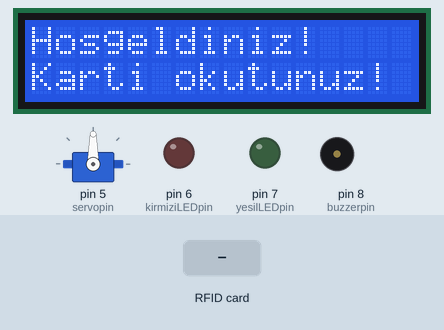
Recording of a sketch running on a simulated Arduino Uno, built with avr-gcc and run on an emulated ATmega328P. Parts: 16×2 character LCD, servo, output pins drawn as LEDs (lit = HIGH), buzzer (waves = sounding). The inputs (shaded band) are chosen by the test bench. Pins used as bus, display or sensor lines are not drawn; what the sketch prints to the serial monitor is not drawn.

Above: at 1.3 s.
1.4 s: RFID card 5E 7A 19 C4 held to the reader
At 1.67 s:
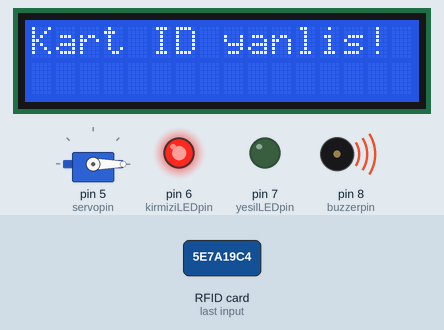
At 3.3 s:
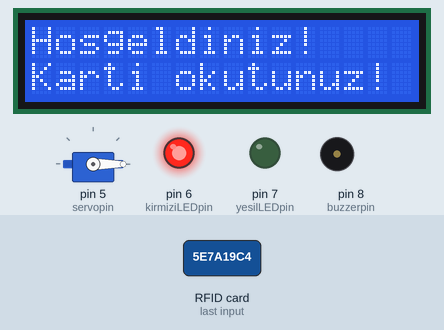
3.9 s: RFID card 1C 30 E7 AB held to the reader
At 6.3 s:
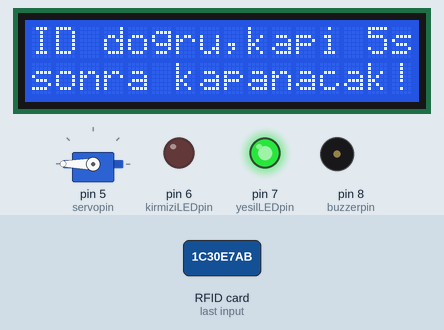
Timing chart, 0 to 10.4 s (numbered marks = the images above; inputs shaded):
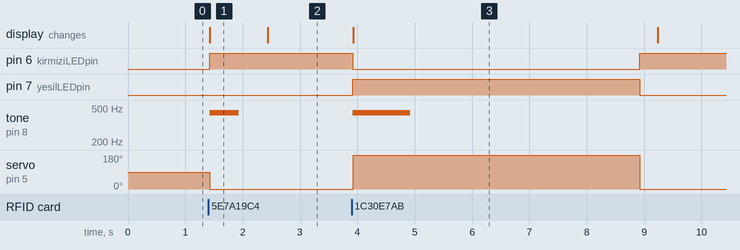

The sketch:

8.1.2.RFID_RC522_modulu_ile_kapi_anahtari_yapma.ino
```cpp
#include "SPI.h" //4 adet kütüphane koda dahil edilir.
#include "MFRC522.h"
#include <Servo.h>
#include <LiquidCrystal.h>

#define SSpin 10 //SPI protokolü için kullanılacak sinyal pinlerin ataması yapılır.
#define resetpin 9
#define kirmiziLEDpin 6 //LED pinleri tanımlanır
#define yesilLEDpin 7
#define buzzerpin 8  //buzzer pin tanımlanır.
#define servopin 5  //servomotor için pin tanımlanır.

LiquidCrystal lcd(A0, A1, A5, A4, A3, A2); //LCD ekran pin tanımlamaları yapılır.
Servo servo; //servo motor için nesne oluşturulur.
MFRC522 rfid(SSpin, resetpin); // RFID okuyucu pin numaraları tanımlanır.
MFRC522::MIFARE_Key key; // RFID okuyucu(MFRC522) nesnesi oluşturulur.

void setup() {
Serial.begin(9600);  // seri veri iletişimi başlatılır.
lcd.begin(16,2);   //LCD ekran başlatılır.
SPI.begin();  // SPI iletişim protokolü başlatılır.
rfid.PCD_Init();  // RFID okuyucu bu komut ile başlatılır. (PCD ile MFRC522 aynı şeyi temsil eder)
pinMode(kirmiziLEDpin, OUTPUT); //Kırmızı LED pin çıkış olarak atanır.
pinMode(yesilLEDpin, OUTPUT);   //Yeşil LED pin çıkış olarak atanır.
pinMode(buzzerpin,OUTPUT);   //buzzer pin çıkış olarak atanır.
servo.attach(servopin); //servo motor 5 nolu dijital pine bağlanır.
}

void loop() {
lcd.clear(); //LCD ekran temizlenir.
lcd.print("Hosgeldiniz!"); //program ilk çalıştırıldığında ekranın ilk satırında Hoşgeldiniz yazar.
lcd.setCursor(0,1);
lcd.print("Karti okutunuz!"); //2.satırda Kartı okutunuz yazar.
// yeni kartlar aranır
if ( ! rfid.PICC_IsNewCardPresent()) {//eğer yeni PICC/kart kullanılırsa 1 döner ve program devam eder...
return; //eğer yeni bir kart kullanılmazsa 0 döner, ve loop un başına döner...
}
// okutulan kartın seri numarası seçilir ve MFR522 çipinin içine yazılır. Bu durumda program 1 döndürür.
if ( ! rfid.PICC_ReadCardSerial()) {
return; //eğer yeni bir seri numarası yoksa program 0 döndürür ve loop un başına döner.
}

String kartno = ""; //okutulan kartın seri numarası AA:AA:AA:AA formatında bir döngü içinde okutulur.
for (byte i = 0; i < 4; i++) { //0dan 4e kadar döngü içinde kart numarasının karakterleri okunur.
kartno +=
(rfid.uid.uidByte[i] < 0x10 ? "0" : "") +
String(rfid.uid.uidByte[i], HEX) + //hexedecimal olarak okunan string karakter dizisi yan yana + işareti ile getirilir.
(i!=3 ? ":" : ""); //2 şerli karakterlerin arasında : karakteri yazılır.
}
kartno.toUpperCase(); //tüm okunan karakterler büyük harfe dönüştürülür.

Serial.print("Kart seri numarası: ");
Serial.println(kartno); //okunan kart nosu seri porta yazdırılır.

servo.write(0); //Servo  0 derecede, kapı kapalı

//eğer kullanılan kart doğru ID numarası içeriyorsa...
if (kartno.indexOf("1C:30:E7:AB")>=0) {
digitalWrite(yesilLEDpin, HIGH);  //yeşil LED yanar
digitalWrite(kirmiziLEDpin, LOW); //kırmızı LED yanar.
tone(buzzerpin, 440,1000); //buzzer 1 saniye öter...
servo.write(180);   //servo kafası 180 dereceye gelir. kapı açık
lcd.clear();             //LCD ekran temizlenir ve...
lcd.print("ID dogru,kapi 5s"); //ekrana "ID doğru,5n sonra kapanacak" ifadesi gelir.
lcd.setCursor(0,1);
lcd.print("sonra kapanacak!");

for(int i = 5; i > 0; i--) //döngü yardımıyla 5 saniye sayılır ve..
{
delay(1000);
}
servo.write(0); //kapı 0 dereceye geri döner.kapı kapalı
digitalWrite(yesilLEDpin, LOW); //yeşil LED söner
digitalWrite(kirmiziLEDpin, HIGH); //kırmızı LED yanar.
}
else{
lcd.clear(); //eğer yanlış bir kart kullanılırsa...
lcd.print("Kart ID yanlis!"); //ekranda "Kart ID yanlış" yazar...
tone(buzzerpin, 440,500);  //buzzer yarım saniye ses çıkarır..
digitalWrite(yesilLEDpin, LOW);  //bu durumda yeşil LED sönük ve...
digitalWrite(kirmiziLEDpin, HIGH); //kırmızı LED yanık durumdadır..
servo.write(0); //servo kapalı durumdadır.
delay(1000);  //1 saniye bekler...
}
rfid.PICC_HaltA(); //herhangi biRFID kart okutulana kadar okuyucu beklemeye geçer.
rfid.PCD_StopCrypto1();  //RC522 çip beklemeye geçer.
}
```

Measured:
- after the input at 1.4 s, pin 6 (kirmiziLEDpin): LOW → HIGH at once; tone on pin 8 (buzzerpin): silent → 440 Hz at once, → silent 0.50 s later; servo on pin 5 (servopin): 90° → 0° at once; the display: changes at once (image 1)
- after the input at 3.9 s, pin 6 (kirmiziLEDpin): HIGH → LOW at once, → HIGH 5.0 s later; pin 7 (yesilLEDpin): LOW → HIGH at once, → LOW 5.0 s later; tone on pin 8 (buzzerpin): silent → 440 Hz at once, → silent 1.0 s later; servo on pin 5 (servopin): 0° → 180° at once, → 0° 5.0 s later; the display: changes at once (image 3)
- what the display in image 1 shows lasts 1.0 s, from 1.4 s to 2.4 s
